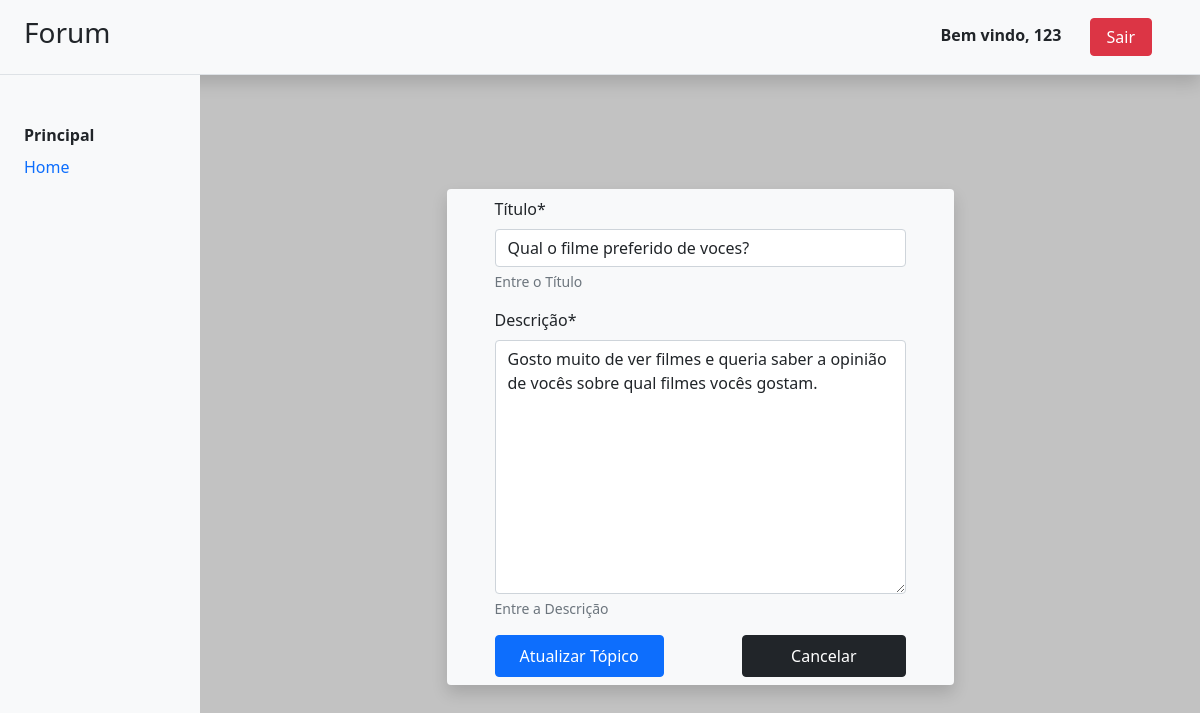
Page /topicos/atualiza/20 (signed in) on the committed database.
### forum/models.py (models this page shows, shortened)
class Topic(models.Model):
    title = models.CharField(
        max_length=100, help_text='Entre o Título', unique=True, verbose_name='Título')
    description = models.TextField(
        help_text='Entre a Descrição', verbose_name='Descrição')
    author = models.ForeignKey(
        User, on_delete=models.CASCADE)
    date = models.DateTimeField(
        default=django.utils.timezone.now
    )
    tags = TaggableManager()

### forum/views.py (the view, shortened to what this page needs)
# urls.py: path('topicos/atualiza/<int:pk>', views.TopicUpdateView.as_view(), name='topics-update'),
class TopicUpdateView(View):
    def get(self, request, pk, *args, **kwargs):
        if not request.user.is_authenticated:
            return HttpResponseRedirect("/login")
        topic = Topic.objects.get(pk=pk)
        tags = Tag.objects.all()
        form = TopicModel2Form(instance=topic)
        context = { 'form': form, 'tags':tags }
        return render(request, 'forum/pages/topicsUpdate.html', context)

### forum/forms.py
class TopicModel2Form(forms.ModelForm):
    class Meta:
        model = Topic
        fields = ['title', 'description', 'tags']

### forum/templates/forum/pages/topicsUpdate.html (shortened to what this page needs)
{% extends 'forum/pages/base.html' %}
{% load crispy_forms_tags %}
{% load static %}
{% block content %}
<div class="d-flex justify-content-center align-items-center h-100">
    <form action="" method="POST" class="bg-light shadow rounded px-5 py-2">
        {{ form|crispy }}
        <div class="d-flex justify-content-between">
            <button class="btn btn-primary px-4 py-2" type="submit">Atualizar Tópico</button>
            <a class="btn btn-dark px-5 py-2" href="{% url 'forum:topics-list' %}">Cancelar</a>
        </div>
    </form>
</div>
{% endblock %}

### forum/templates/forum/pages/base.html (shortened to what this page needs)
{% load static %}
<!DOCTYPE html>
<html>
<head>
    <link href="{% static 'forum/css/pages/base.css' %}" rel="stylesheet">
    <link href="https://cdn.jsdelivr.net/npm/bootstrap@5.0.2/dist/css/bootstrap.min.css" rel="stylesheet">
</head>
<body class="container-fluid background">
    <div class="row bg-light border-bottom shadow py-3 align-items-center">
        <div class="h3 col-auto col-md-3 col-xl-2 d-flex align-items-center px-4">
            Forum
        </div>
        <div class="col d-flex px-5 justify-content-end">
            {% if not user.is_authenticated %}
            <div>
                <a href="{% url 'forum:user-register' %}" class="btn btn-outline-primary px-4">Cadastrar-se</a>
                <a href="/login" class="btn btn-primary px-5">Entrar</a>
            </div>
            {% else %}
            <div>
                <span class="fw-bold mx-4">Bem vindo, {{user.username}}</span>
                <a href="/logout" class="btn btn-danger px-3">Sair</a>
            </div>
            {% endif %}
        </div>
    </div>
    <div class="row flex-nowrap">
        <aside class="col-auto col-md-3 col-xl-2 bg-light h-aside pt-5 px-0">
            <ul class="nav flex-column mb-sm-auto mb-0 align-items-center align-items-sm-start" id="menu">
                <p class="fw-bolder px-4">Principal</p>
                <li class="item nav-item d-block w-100">
                    <a href="/" class="nav-link px-4">Home</a>
                </li>
            </ul>
        </aside>
        <main class="col py-5 mh-content p-content overflow-scroll">
            {% block content %}
            {% endblock %}
        </main>
    </div>
</body>
</html>

### forum/static/forum/css/pages/base.css (style rules this page uses)
html, body { height: 100%; }
p { margin: 0 !important; padding: 0 !important; }
.p-content { padding-left: 180px !important; padding-right: 180px !important; }
.h-aside { height: calc(100vh - 74.6px) !important; }
.mh-content { max-height: calc(100vh - 74.6px) !important; }
.background { background-color: rgb(194, 194, 194); }

### rows in the picture
Topic: title "Qual o filme preferido de voces?", description "Gosto muito de ver filmes e queria saber a opinião de vocês sobre qual filmes vocês gostam."

### other values in the picture
{{ user.username }} "123"
